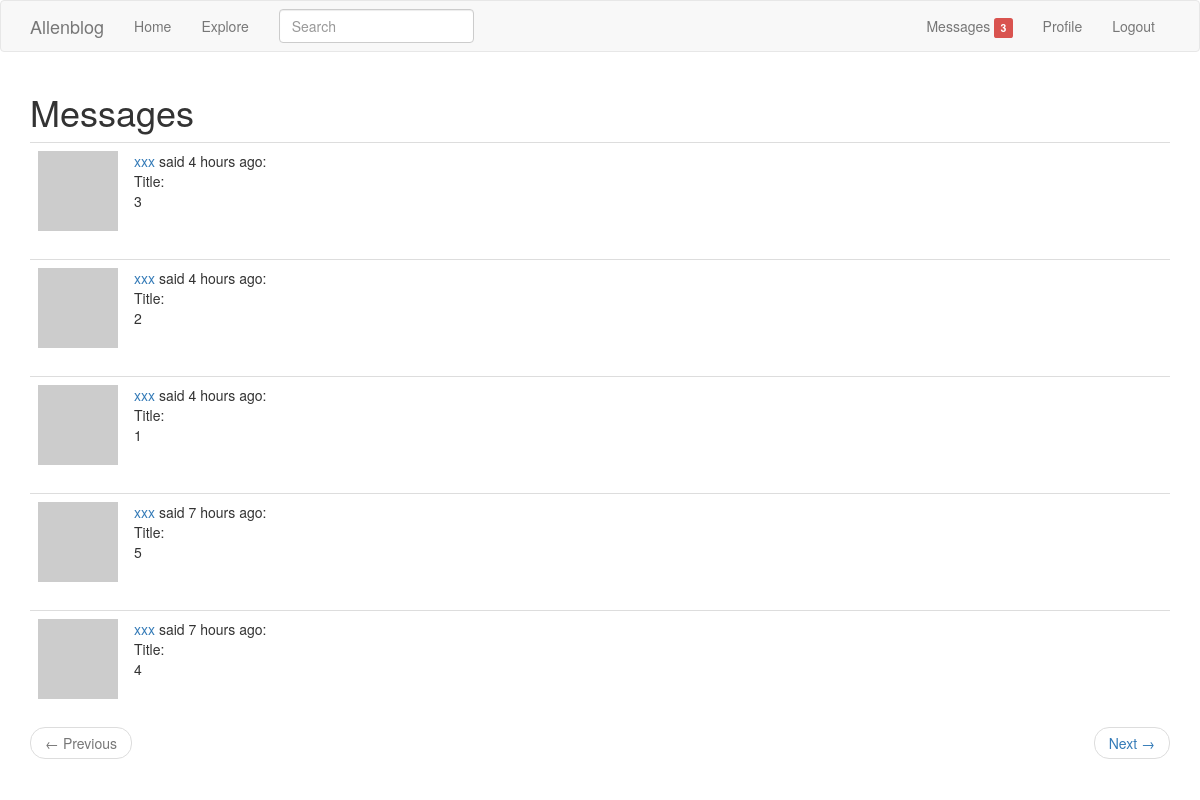
Screenshot of /messages (signed in) with the database file from the repository.
### app/models.py (models this page shows, shortened)
class Message(db.Model):
    id = db.Column(db.Integer, primary_key=True)
    sender_id = db.Column(db.Integer, db.ForeignKey('user.id'))
    recipient_id = db.Column(db.Integer, db.ForeignKey('user.id'))
    body = db.Column(db.String(140))
    timestamp = db.Column(db.DateTime, index=True, default=datetime.utcnow)

class User(db.Model, UserMixin):
    __tablename__ = 'user'
    id = db.Column(db.Integer, primary_key=True)
    username = db.Column(db.String(64), index=True, unique=True)
    email = db.Column(db.String(120), index=True, unique=True)
    password_hash = db.Column(db.String(128))
    posts = db.relationship('Post', backref='author', lazy='dynamic')
    about_me = db.Column(db.String(140))
    last_seen = db.Column(db.DateTime, default=datetime.utcnow)
    followed = db.relationship(
        'User', secondary=followers,
        primaryjoin=(followers.c.follower_id == id),
        secondaryjoin=(followers.c.followed_id == id),
        backref=db.backref('followers', lazy='dynamic'),
        lazy='dynamic'
    )
    messages_sent = db.relationship('Message',
                                    foreign_keys='Message.sender_id',
                                    backref='author', lazy='dynamic')
    messages_received = db.relationship('Message',
                                        foreign_keys='Message.recipient_id',
                                        backref='recipient', lazy='dynamic')
    last_message_read_time = db.Column(db.DateTime)
    def new_messages_num(self):
        last_read_time = self.last_message_read_time or datetime(1900, 1, 1)
        return Message.query.filter_by(recipient=self).filter(
            Message.timestamp > last_read_time).count()
    def avatar(self, size):
        digest = md5(self.email.lower().encode('utf-8')).hexdigest()
        return 'https://www.gravatar.com/avatar/{}?d=identicon&s={}'.format(digest, size)

### app/main/views.py (the view)
@main.route('/messages')
@login_required
def check_messages():
    current_user.last_message_read_time = datetime.utcnow()
    db.session.commit()
    page = request.args.get('page', 1, type=int)
    messages = current_user.messages_received.order_by(
        Message.timestamp.desc()).paginate(
            page, current_app.config['POSTS_PER_PAGE'], False)
    next_url = url_for('main.check_messages', page=messages.next_num) \
        if messages.has_next else None
    prev_url = url_for('main.check_messages', page=messages.prev_num) \
        if messages.has_prev else None
    return render_template('messages.html', messages=messages.items,
                           next_url=next_url, prev_url=prev_url)

### app/main/forms.py
class SearchForm(FlaskForm):
    q = StringField('Search', validators=[DataRequired()])
    def __init__(self, *args, **kwargs):
        if 'formdata' not in kwargs:
            kwargs['formdata'] = request.args
        if 'csrf_enabled' not in kwargs:
            kwargs['csrf_enabled'] = False
        super(SearchForm, self).__init__(*args, **kwargs)

### app/main/views.py (called while the page is built)
@main.before_request
def before_request():
    if current_user.is_authenticated:
        current_user.last_seen = datetime.utcnow()
        db.session.commit()
        g.search_form = SearchForm()

### app/models.py (called while the page is built)
@login_manager.user_loader
def load_user(id):
    return User.query.get(int(id))

    @classmethod
    def before_commit(cls, session):
        session._changes = {
            'add': list(session.new),
            'update': list(session.dirty),
            'delete': list(session.deleted)
        }

    @classmethod
    def after_commit(cls, session):
        for obj in session._changes['add']:
            if isinstance(obj, SearchableMixin):
                add_to_index(obj.__tablename__, obj)
        for obj in session._changes['update']:
            if isinstance(obj, SearchableMixin):
                add_to_index(obj.__tablename__, obj)
        for obj in session._changes['delete']:
            if isinstance(obj, SearchableMixin):
                remove_from_index(obj.__tablename__, obj)
        session._changes = None

### app/templates/messages.html
{% extends "base.html" %}
{% block app_content %}
    <h1>Messages</h1>
    {% for post in messages %}
        {% include '_post.html' %}
    {% endfor %}
    {% include '_pagination.html' %}
{% endblock %}

### app/templates/_post.html
    <table class="table table-hover">
        <tr>
            <td width="70px">
                <span class="user_popup">
                    <a href="{{ url_for('main.user_profile', username=post.author.username) }}">
                        <img src="{{ post.author.avatar(70) }}" />
                    </a>
                 </span>
            </td>
            <td>
                <span class="user_popup">
                    <a href="{{ url_for('main.user_profile', username=post.author.username) }}">
                        {{ post.author.username }}
                    </a>
                </span>
                said {{ moment(post.timestamp).fromNow() }}:
                <br>
                Title: {{ post.title }}
                <br>
                {{ post.body }}
            </td>
        </tr>
    </table>

### rows the page displays
Message: author.username "xxx", timestamp "4 hours ago", body "3"
Message: author.username "xxx", timestamp "4 hours ago", body "2"
Message: author.username "xxx", timestamp "4 hours ago", body "1"
Message: author.username "xxx", timestamp "7 hours ago", body "5"
Message: author.username "xxx", timestamp "7 hours ago", body "4"

### other values shown
{{ new_messages }} "3"
